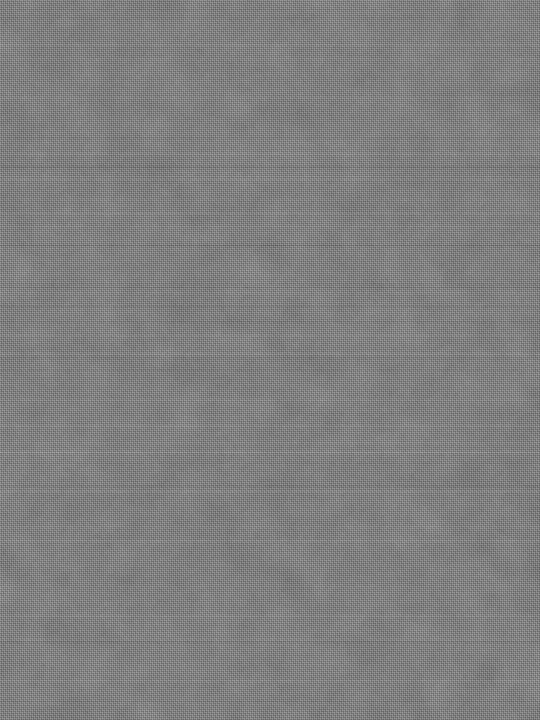
#> input picture motor/assets/pano.png, 1080 x 1440 px (shown at 1/2 size)
$ python -i textura_foto.py   (imports and definitions only)
#> lines starting #> are read from the running program, lines starting #| are printed output that depends on the picture
#> further down, picture is the input picture: PIL image 1080x1440 L; min 52, max 201, mean 127.7
"""
Texturas por papel do slide, configuradas no tema.json:
  "textura_foto": {"hook": "halftone"}       só na foto (imagem e recorte), o texto fica limpo
  "textura_slide": {"cta": "cloth_letras"}   no slide inteiro, letras incluídas (aplicada no PNG final)
  "textura_personagem": {"hook": "cloth_letras"}   carrossel com personagem: hook no slide inteiro, sem a da foto
- halftone: filtro_halftone.halftone (retícula de impresso)
- cloth: trama de tecido assets/pano.png em soft-light 55% (a mesma da engine otalogia, --tex-pano)
- cloth_letras: cloth + ±9% de luz/sombra dos fios, para a trama aparecer também nas letras brancas

O render.py aplica na `imagem` e no `recorte` (alfa preservado) antes de desenhar o texto.
Para slides já renderizados (fila/Drive, sem as fotos de origem), `aplicar_slide` protege o texto com uma máscara
de cor + forma (branco, ciano quente, pílula do CTA) e texturiza o resto.

Uso: python textura_foto.py <halftone|cloth|cloth_letras> <entrada> [saida] [--slide]   (--slide = só fora do texto)
"""
import sys
from pathlib import Path

import numpy as np
from PIL import Image
from scipy import ndimage

from filtro_halftone import halftone

PANO = Path(__file__).resolve().parent / "assets" / "pano.png"


def cloth(im, opac=0.55):
#> called with opac = 0.55
    b = np.asarray(im.convert("RGB")).astype(float) / 255
    s = np.asarray(Image.open(PANO).convert("L").resize(im.size, Image.BILINEAR)).astype(float)[..., None] / 255
    d = np.where(b <= 0.25, ((16 * b - 12) * b + 4) * b, np.sqrt(b))
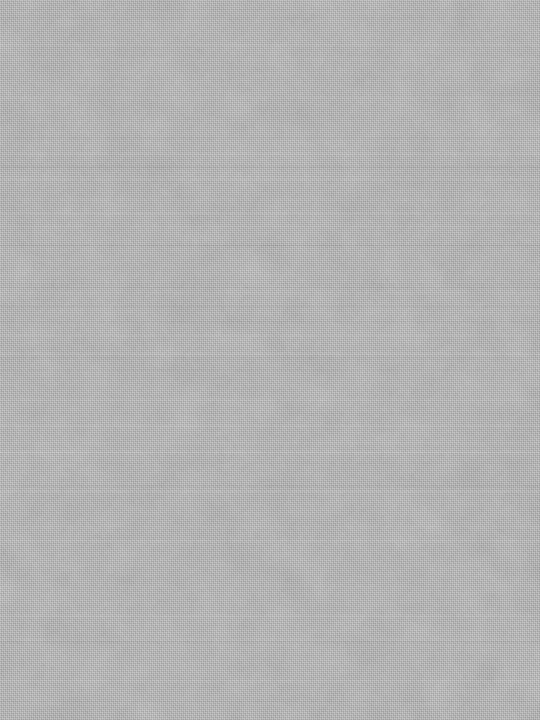
#> d: shape (1440, 1080, 3) float64 (shown at 1/2 size); min 0.452, max 0.888, mean 0.704
    sl = np.where(s <= 0.5, b - (1 - 2 * s) * b * (1 - b), b + (2 * s - 1) * (d - b))  # soft-light (W3C)
    return Image.fromarray(((b + opac * (sl - b)).clip(0, 1) * 255).astype("uint8"))


def cloth_letras(im):
    """cloth + luz/sombra dos fios (±9%), para a trama marcar também o branco das letras (soft-light não muda o branco)."""
    t = np.asarray(cloth(im)).astype(float) / 255
    p = np.asarray(Image.open(PANO).convert("L").resize(im.size, Image.BILINEAR)).astype(float) / 255
    p = (p - p.mean()) / max(p.std(), 1e-6)
    return Image.fromarray(((t * (1 + 0.09 * p)[..., None]).clip(0, 1) * 255).astype("uint8"))


FILTROS = {"halftone": halftone, "cloth": cloth, "cloth_letras": cloth_letras}


def aplicar(im, tipo):
    """Textura na foto; RGBA (recorte) mantém o alfa."""
    rgba = im.mode == "RGBA"
    out = FILTROS[tipo](im.convert("RGB"))
    if rgba:
        out = out.convert("RGBA")
        out.putalpha(im.split()[-1])
    return out


def mascara_texto(im):
    """Pixels de texto do motor num slide renderizado: branco/ciano quente em formas de letra (<= 260u de altura) e a
    pílula do CTA; dilatada 3px. Áreas claras grandes da foto (céu, camiseta) não entram."""
    a = np.asarray(im.convert("RGB")).astype(int)
    branco = (a.min(2) > 225) & (np.ptp(a, axis=2) < 28)
    quente = np.abs(a - [110, 201, 247]).sum(2) < 60
    cand = branco | quente
    lab, n = ndimage.label(cand)
    if not n:
        return cand
    areas = ndimage.sum(cand, lab, range(1, n + 1))
    keep = np.zeros(n + 1, bool)
    for i, (sl, ar) in enumerate(zip(ndimage.find_objects(lab), areas), 1):
        h, w = sl[0].stop - sl[0].start, sl[1].stop - sl[1].start
        letra = h <= 260 and w <= 1000 and ar >= 6
        pilula = 60 <= h <= 160 and w >= 200 and ar / (h * w) > 0.85 and w / h > 2.2
        keep[i] = letra or pilula
    return ndimage.binary_dilation(keep[lab], iterations=3)


def aplicar_slide(im, tipo):
    im = im.convert("RGB")
    w = ndimage.gaussian_filter(mascara_texto(im).astype(float), 1.0)[..., None]
    t = np.asarray(FILTROS[tipo](im)).astype(float)
    return Image.fromarray((t * (1 - w) + np.asarray(im).astype(float) * w).astype("uint8"))


# [8 lines not run here, left out]

>>> from PIL import Image
>>> picture = Image.open('assets/pano.png')
>>> result = cloth_letras(picture)
